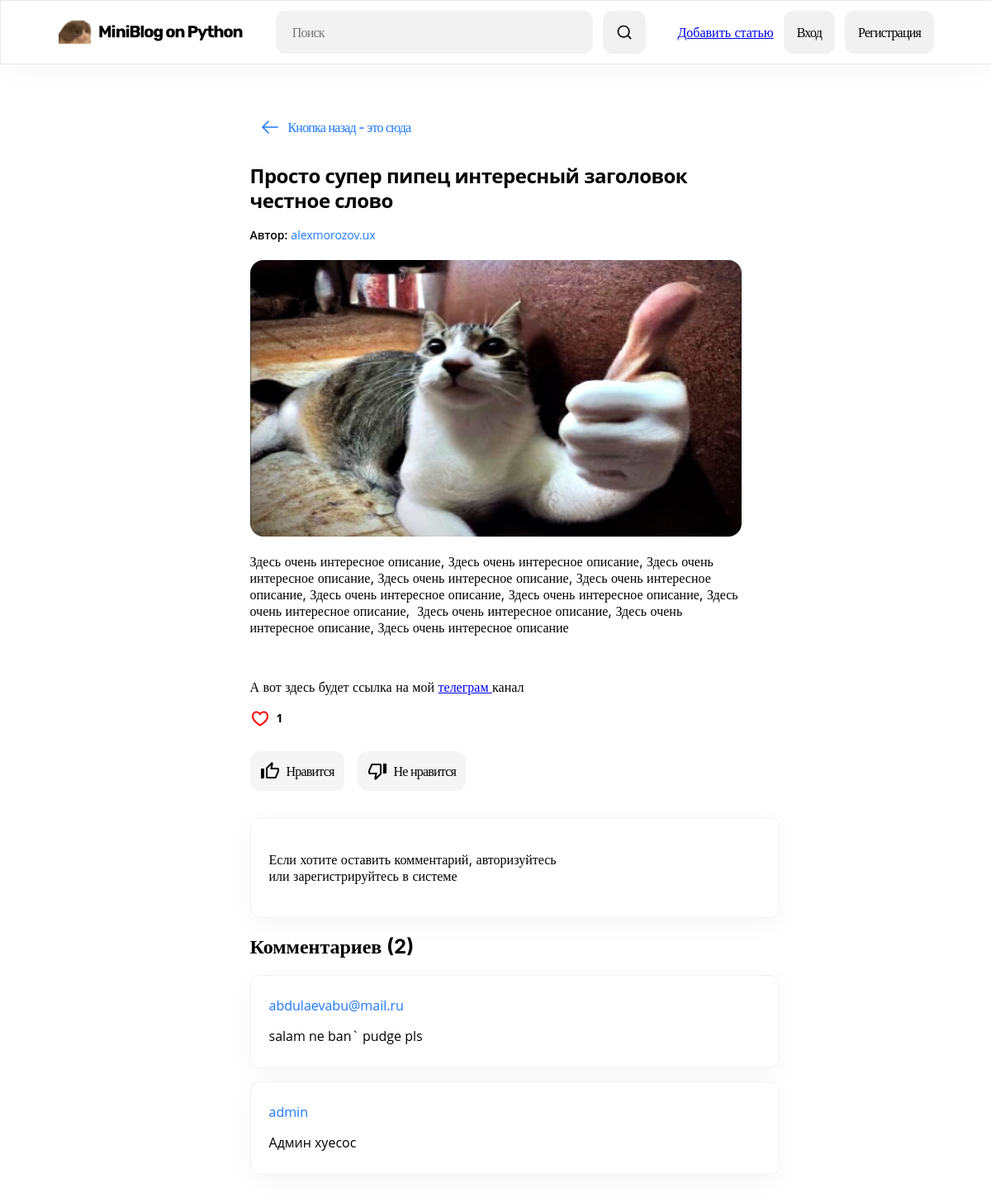
The page /13/ on the database its author committed.
### blog/models.py (models this page shows, shortened)
class Post(models.Model):
    users = models.ForeignKey(User, on_delete=models.CASCADE)
    title = models.CharField('Заголовок записи', max_length=256)
    description = models.TextField('Описание', max_length=8000)
    date = models.DateField('', blank=True, null=True)
    img = models.ImageField('Изображение', upload_to='media/image/%Y/%m/%d/')
    class Meta:
        verbose_name = 'Запись'
        verbose_name_plural = 'Записи'

class Comments(models.Model):
    users_comment = models.ForeignKey(User, on_delete=models.CASCADE)
    post_id = models.ForeignKey(Post, verbose_name='Публикация', on_delete=models.CASCADE)
    text_comments = models.TextField("Комментарий")
    class Meta:
        verbose_name = 'Комментарий'
        verbose_name_plural = 'Комментарии'

### blog/views.py (the view)
# urls.py: path('<int:pk>/', views.PostDetail.as_view(), name='post_detail'),
class PostDetail(View):
    def get(self, request, pk):
        post = Post.objects.get(id=pk)
        comment_count = Comments.objects.filter(post_id=post).count() # считаем количество комментариев
        return render(request, 'blog/blog_inside.html', {'post': post, 'com_count': comment_count})

### templates/blog/blog_inside.html (shortened to what this page needs)
{% load static %}
<!DOCTYPE html>
<html lang="ru">
<head>
    <link rel="stylesheet" href="{% static 'style_main_inside.css' %}" type="text/css" media="">
</head>
<body style="margin: 0;">
    {% include 'blog/header.html' %}
    <main>
        <a href="{% url 'Home' %}" class="_a_back_button">
            <svg xmlns="http://www.w3.org/2000/svg" width="24" height="24" viewBox="0 0 24 24" fill="none">
                <path d="M11.0608 5.00011L4.81079 11.2501H21.7501V12.7501H4.81076L11.0608 19.0001L10.0001 20.0608L1.93945 12.0001L10.0001 3.93945L11.0608 5.00011Z" fill="#1D77FF" />
            </svg>
            Кнопка назад - это сюда
        </a>
        <div class="div_class_main_post">
            <div class="main_content_">
                <h3 class="_h3--main">{{ post.title }}</h3>
                <div class="_div_p_author">
                    <p class="_author_">Автор:</p><p class="_teg_author">{{ post.users }}</p>
                </div>
                <div class="bg-img_">
                    <a href="#">
                        <img style="width: 100%; height: 100%; border-radius: 16px;" src="{{ post.img.url }}">
                    </a>
                </div>
                <p class="_p--main">{{ post.description|safe }}</p>
            </div>
            <div class="_likes_post">
                <p class="_p_count">{{ post.likes_set.all.count }}</p>
            </div><br />
            <div class="_likes_dislikes">
                    <a href="{% url 'add_likes' post.id %}" class="_a_like_">
                        Нравится
                    </a>
                <a href="{% url 'del_likes' post.id %}" class="_a_dislike_">
                    Не нравится
                </a>
            </div>
            {%if request.user.is_authenticated %}
            <div class="_form_add_comments">
                    <form action="{% url 'add_comments' post.id %}" method="post" style="width: 100%;">
                        {% csrf_token %}
                        <textarea name="text_comments" class="_textarea_comments" placeholder="Ваш комментарий"></textarea>
                        <input type="submit" value="Оставить комментарий" class="_button_comments">
                        {% if messages %}
                        <div class="messages">
                            {% for message in messages %}
                            <div class="alert {% if message.tags %}alert-{{ message.tags }}" {% endif %}>
                                {{ message }}
                            </div>
                            {% endfor %}
                        </div>
                        {% endif %}
                    </form>
            </div>
            {% else %}
            <div class="_form_add_comments">
                <p>Если хотите оставить комментарий, авторизуйтесь<br> или зарегистрируйтесь в системе</p>
            </div>
            {%endif%}
            <h2>Комментариев ({{ com_count }})</h2>
            <div class="_div_comments_">
                {% for comment in post.comments_set.all reversed %}
                <div class="_div_comment_">
                    <h4 class="_h4--main">{{ comment.users_comment }}</h4>
                    <p class="_p--main">{{ comment.text_comments }}</p>
                </div>
                {% endfor %}
            </div>
        </div>
    </main>
</body>
</html>

### static/style_main_inside.css (style rules this page uses)
body { font-family: Inter; margin: 0; }
main { width: 595px; height: 1856px; flex-shrink: 0; margin: auto; }
._a_back_button { margin-top: 48px; display: inline-flex; padding: 16px 12px; border-radius: 12px; justify-content: center; align-items: center; color: #1D77FF; font-family: Inter; font-size: 16px; font-style: normal; font-weight: 500; line-height: normal; letter-spacing: -0.8px; gap: 10px; text-decoration: none; transition: all 0.2s ease-in-out; }
._h3--main { margin: 0; margin-top: 16px; margin-bottom: 16px; color: #000; font-family: Open Sans; font-size: 24px; font-style: normal; font-weight: 700; line-height: 125.5%; letter-spacing: -0.48px; }
._div_p_author { margin-top: 16px; margin-bottom: 20px; display: flex; align-items: flex-start; gap: 4px; }
._author_ { margin: 0; color: #000; font-family: Open Sans; font-size: 14px; font-style: normal; font-weight: 600; line-height: 150%; }
._teg_author { margin: 0; color: #1D77FF; font-family: Open Sans; font-size: 14px; font-style: normal; font-weight: 400; line-height: 150%; }
._likes_post { display: inline-flex; align-items: center; gap: 8px; }
._p_count { margin: 0; color: #000; font-family: Open Sans; font-size: 14px; font-style: normal; font-weight: bolder; line-height: 150%; }
._likes_dislikes { display: inline-flex; align-items: flex-start; gap: 16px; margin-top: 24px; margin-bottom: 32px; }
._a_like_ { border-radius: 12px; background: #F5F5F5; display: flex; padding: 12px; align-items: center; gap: 8px; color: #000; font-family: Inter; font-size: 16px; font-style: normal; font-weight: 500; line-height: normal; letter-spacing: -0.8px; margin: 0; text-decoration: none; }
._svg_ { fill: black; }
._a_dislike_ { display: flex; padding: 12px; align-items: center; gap: 8px; border-radius: 12px; background: #F5F5F5; color: #000; font-family: Inter; font-size: 16px; font-style: normal; font-weight: 500; line-height: normal; letter-spacing: -0.8px; margin: 0; text-decoration: none; }
._form_add_comments { display: flex; width: 595px; padding: 24px 22px; flex-direction: column; align-items: flex-start; gap: 12px; border-radius: 12px; border: 1px solid #F2F2F2; background: #FFF; box-shadow: 0px 8px 32px 0px rgba(0, 0, 0, 0.04); }
._div_comments_ { gap: 16px; }
._div_comment_ { border-radius: 12px; border: 1px solid #F2F2F2; background: #FFF; box-shadow: 0px 8px 32px 0px rgba(0, 0, 0, 0.04); display: flex; width: 595px; padding: 24px 22px; flex-direction: column; align-items: flex-start; gap: 12px; margin-bottom: 16px; }
._h4--main { margin: 0; color: #1D77FF; font-family: Open Sans; font-size: 16px; font-style: normal; font-weight: 400; line-height: 160%; }
._p--main { margin: 0; color: #000; font-family: Open Sans; font-size: 16px; font-style: normal; font-weight: 400; line-height: 160%; }

### rows shown on the page
Post: title "Просто супер пипец интересный заголовок честное слово", users "alexmorozov.ux", img (placeholder picture), description "Здесь очень интересное описание, Здесь очень интересное описание, Здесь очень интересное описание, Здесь очень интересное описание, Здесь очень интересное описание, Здесь очень интересное описание, Здесь очень интересное описание, Здесь очень интересное описание, Здесь очень интересное описание, Здесь очень интересное описание, Здесь очень интересное описание А вот здесь будет ссылка на мой телеграм канал", likes_set.all.count "1"
Comments: users_comment "abdulaevabu@mail.ru", text_comments "salam ne ban` pudge pls"
Comments: users_comment "admin", text_comments "Админ хуесос"

### other values the page prints
{{ com_count }} "2"
